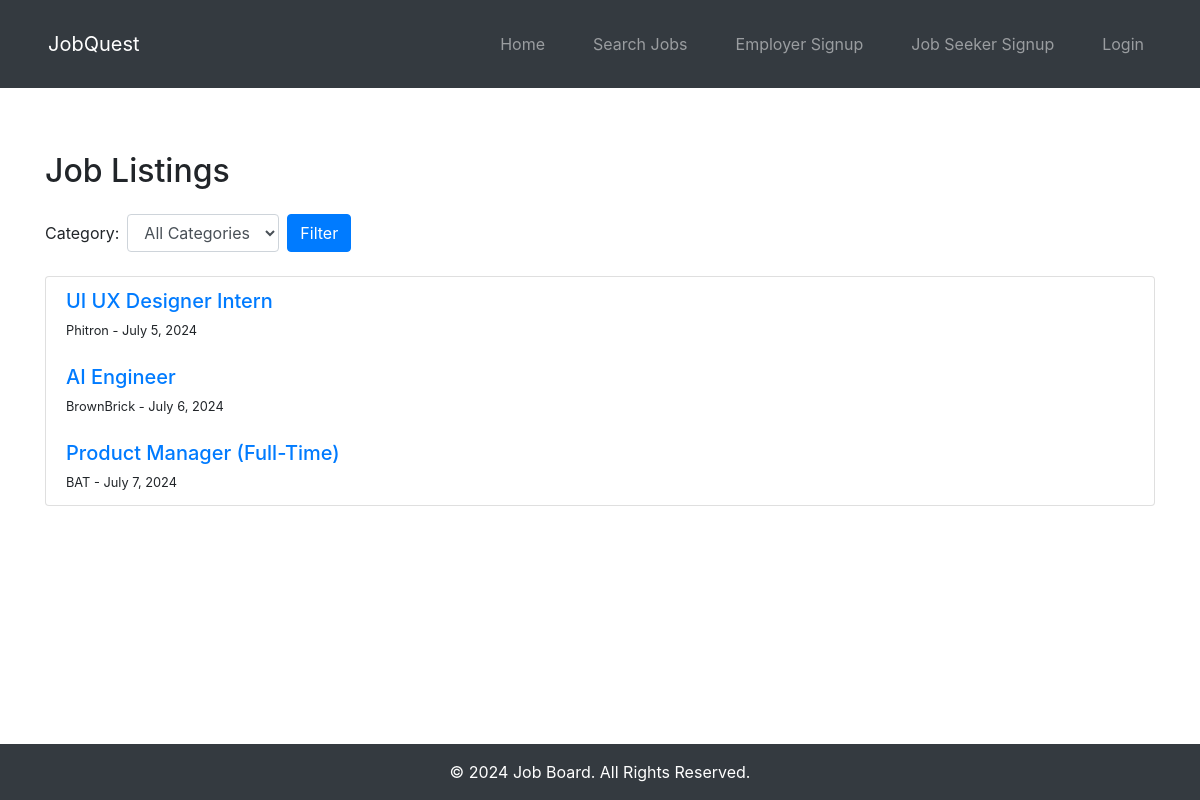
/job_listings/, run on the app's committed database.
### jobs/models.py (models this page shows, shortened)
class JobListing(models.Model):
    employer = models.ForeignKey(User, on_delete=models.CASCADE, related_name='job_listings')
    title = models.CharField(max_length=255)
    description = models.TextField()
    requirements = models.TextField()
    location = models.CharField(max_length=255)
    company = models.CharField(max_length=255, default='')
    category = models.ForeignKey(JobCategory, on_delete=models.SET_NULL, null=True)
    posted_at = models.DateTimeField(auto_now_add=True)

### jobs/views.py (the view)
# urls.py: path('job_listings/', views.JobListView.as_view(), name='job_listings'),
class JobListView(ListView):
    model = JobListing
    template_name = 'jobs/job_listings.html'
    context_object_name = 'jobs'
    def get_queryset(self):
        queryset = super().get_queryset()
        category_id = self.request.GET.get('category')
        if category_id:
            queryset = queryset.filter(category_id=category_id)
        return queryset
    def get_context_data(self, **kwargs):
        context = super().get_context_data(**kwargs)
        context['categories'] = JobCategory.objects.all()
        context['selected_category'] = self.request.GET.get('category', '')
        return context

### templates/jobs/job_listings.html (shortened to what this page needs)
{% extends 'base.html' %}
{% load static %}
{% block content %}
<h2 class="my-4">Job Listings</h2>
<form method="get" action="." class="form-inline mb-4">
    <label for="category" class="mr-2">Category:</label>
    <select name="category" id="category" class="form-control mr-2">
        <option value="">All Categories</option>
    </select>
    <button type="submit" class="btn btn-primary">Filter</button>
</form>
<div class="list-group">
    {% for job in jobs %}
        <div class="list-group-item">
            <div class="d-flex justify-content-between align-items-center">
                <div>
                    <h5 class="mb-1"><a href="{% url 'job_detail' job.id %}">{{ job.title }}</a></h5>
                    <small>{{ job.company }} - {{ job.posted_at|date:"F j, Y" }}</small>
                </div>
            </div>
        </div>
    {% empty %}
        <div class="list-group-item">
            <p class="mb-0">No job listings available.</p>
        </div>
    {% endfor %}
</div>
{% endblock %}

### static/css/styles.css (style rules this page uses)
body { font-family: Arial, sans-serif; margin: 0; padding: 0; background-color: #f8f9fa; display: flex; flex-direction: column; min-height: 100vh; }
h2, h3 { color: #343a40; }
button, .btn-primary { background-color: #343a40; color: white; padding: 0.5rem 1rem; border: none; cursor: pointer; }

### data on the page
JobListing: title "UI UX Designer Intern", company "Phitron", posted_at "July 5, 2024"
JobListing: title "AI Engineer", company "BrownBrick", posted_at "July 6, 2024"
JobListing: title "Product Manager (Full-Time)", company "BAT", posted_at "July 7, 2024"
